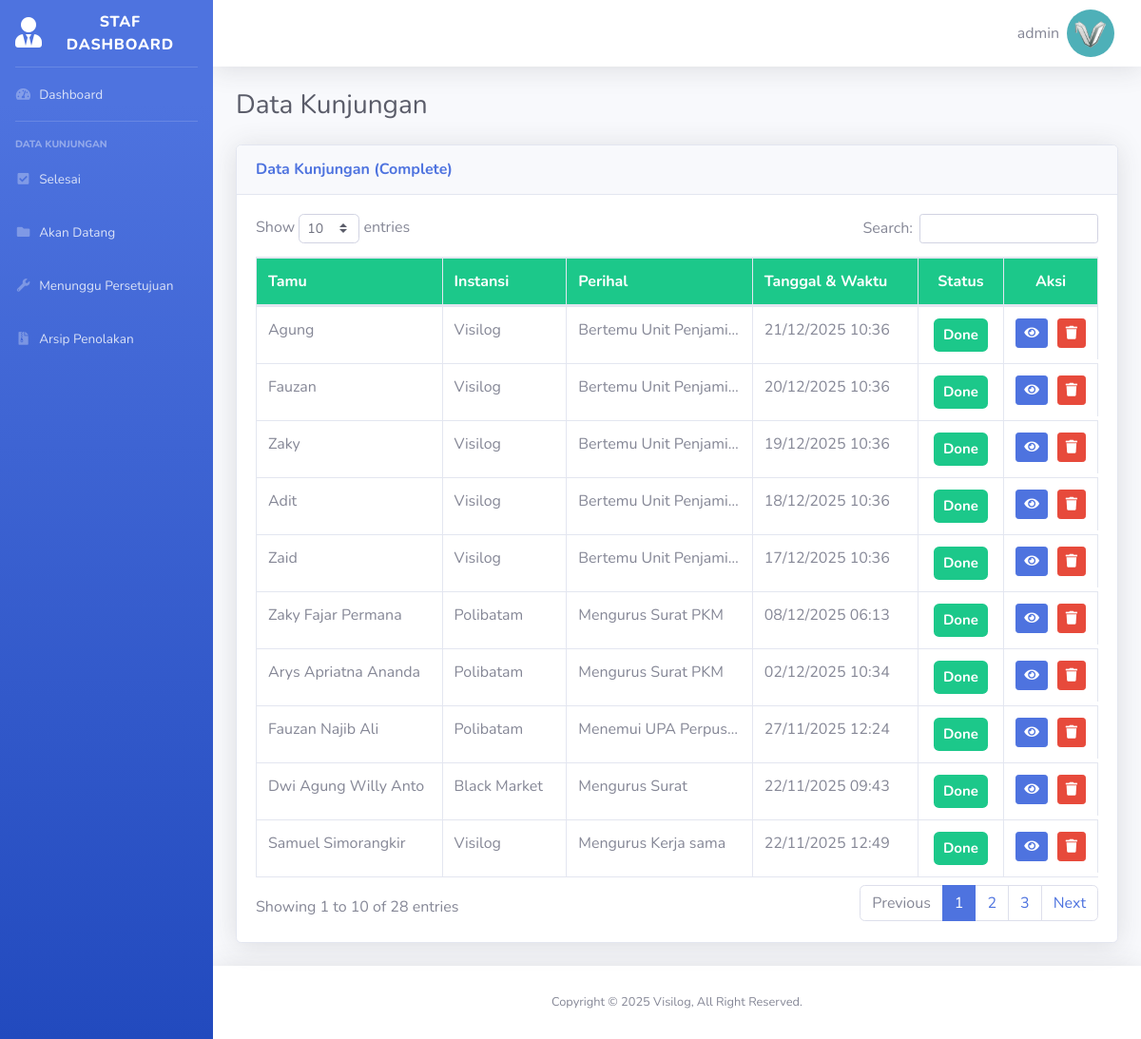
/kunjungan_selesai.php (signed in), run on an earlier commit of the app's database.
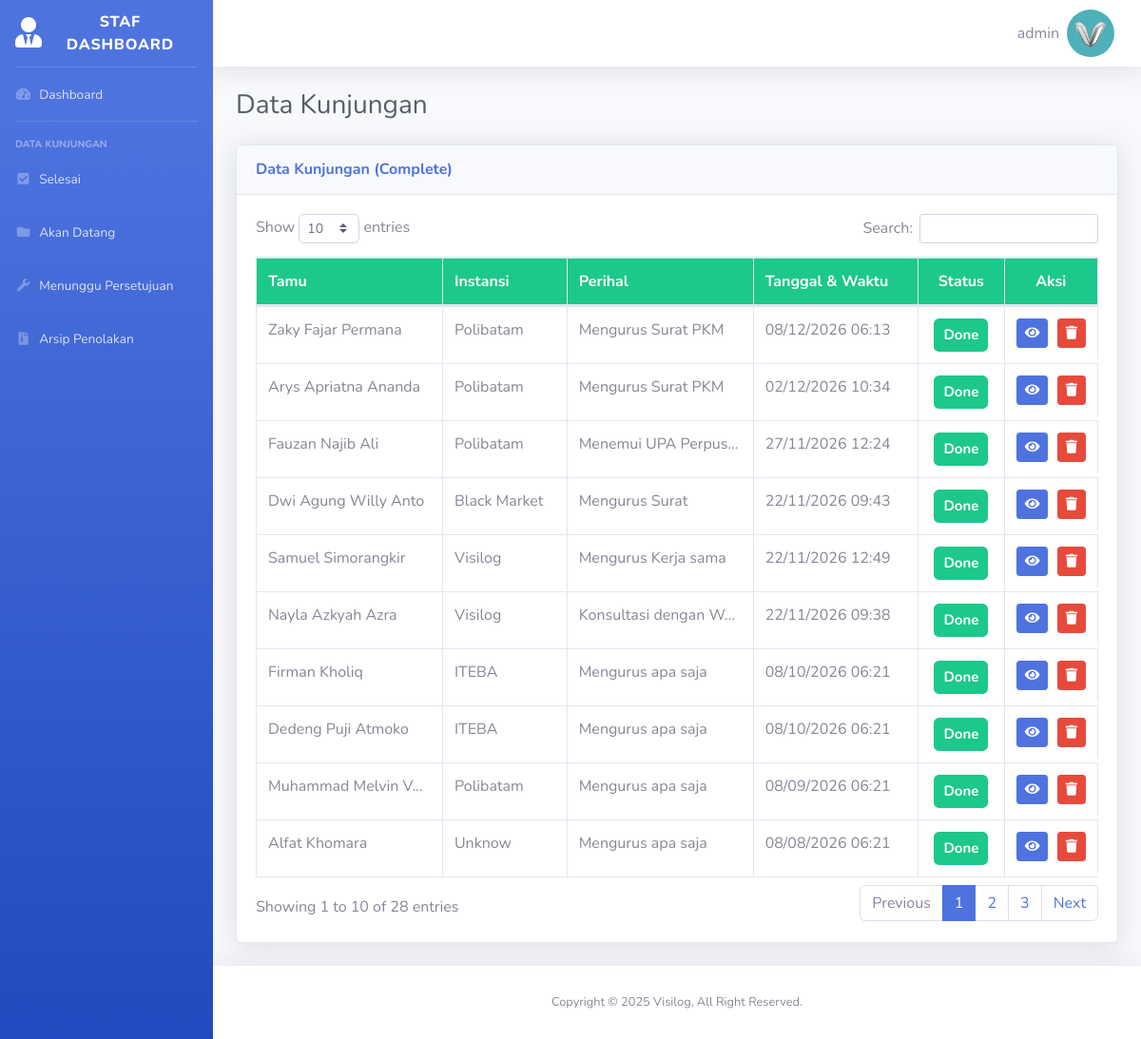
And on a later commit of the database.
### tables this page shows
CREATE TABLE `visit_data` (
  `id` int(11) NOT NULL,
  `guest_name` varchar(255) NOT NULL,
  `email` varchar(255) NOT NULL,
  `phone_number` varchar(255) NOT NULL,
  `company_name` varchar(255) NOT NULL,
  `visit_regards` enum('Urusan_surat','Urusan_keuangan','Urusan_umum','Urusan_sarana','Janji_temu_unit','Janji_temu_staf') NOT NULL,
  `visit_desc` varchar(255) NOT NULL,
  `id_unit` int(11) DEFAULT NULL,
  `id_staf` int(11) DEFAULT NULL,
  `visit_date` date NOT NULL,
  `time_in` time NOT NULL,
  `time_out` time NOT NULL,
  `status` enum('Pending','Done','Upcoming','Close','Now','Rejected') NOT NULL
);

### kunjungan_selesai.php (the view, shortened to what this page needs)
<?php include 'dashboard_template/header.php'; ?>
<body class="page-top">
    <div id="wrapper">
        <?php include 'dashboard_template/sidebar.php'; ?>
        <div id="content-wrapper" class="d-flex flex-column">
            <div id="content">
                <?php include 'dashboard_template/topbar.php'; ?>
                <div class="container-fluid">
                    <div class="d-sm-flex align-items-center justify-content-between mb-4">
                        <h1 class="h3 mb-0 text-gray-800">Data Kunjungan</h1>
                    </div>
                    <div class="card shadow mb-4">
                        <div class="card-header py-3">
                            <h6 class="m-0 font-weight-bold text-primary">Data Kunjungan (Complete)</h6>
                        </div>
                        <div class="card-body">
                            <div class="table-responsive">
                                <table class="table table-bordered" id="dataTable" width="100%" cellspacing="0">
                                    <thead class="thead bg-success text-white fw-bold">
                                        <tr>
                                            <th>Tamu</th>
                                            <th>Instansi</th>
                                            <th>Perihal </th>
                                            <th>Tanggal & Waktu</th>
                                            <th class="text-center">Status</th>
                                            <th class="text-center">Aksi</th>
                                        </tr>
                                    </thead>
                                    <tbody>
                                        <?php
                                        $sql = "SELECT * FROM visit_data WHERE `status` = 'Done' ORDER BY visit_date DESC";
                                        $query = mysqli_query($koneksi, $sql);
                                        foreach ($query as $data) {
                                        ?>
                                            <tr>
                                                <td><?= $data['guest_name']; ?></td>
                                                <td><?= $data['company_name']; ?></td>
                                                <td><?= $data['visit_desc']; ?></td>
                                                <td><?= date('d/m/Y', strtotime($data['visit_date'])); ?> <span><?= date('H:i', strtotime($data['time_in'])); ?></span></td>
                                                <td class="text-center">
                                                    <span class="badge badge-success" style="padding: 10px; font-size: 15px;">
                                                        <?= $data['status']; ?>
                                                    </span>
                                                </td>
                                                <td class="d-flex justify-content-between">
                                                    <a href="info.php?id=<?= $data['id'] ?>" class="btn btn-primary btn-sm" title="Info">
                                                        <i class=" fas fa-eye"></i>
                                                    </a>
                                                    <a href="proses_hapus.php?id=<?= $data['id'] ?>&redirect=kunjungan_selesai.php" class="btn btn-danger btn-sm" title="Hapus" onclick="return confirm('Apakah anda yakin ingin menghapus data ini?')">
                                                        <i class="fas fa-trash"></i>
                                                    </a>
                                                </td>
                                            </tr>
                                        <?php } ?>
                                    </tbody>
                                </table>
                            </div>
                        </div>
                    </div>
                </div>
            </div>
            <?php include 'dashboard_template/footer.php'; ?>
</body>

What changed in the data, as far as the page shows it:
no longer on this page (row edited): visit_data: guest_name "Agung", company_name "Visilog", visit_desc "Bertemu Unit Penjami…", visit_date "21/12/2025", time_in "10:36", status "Done"
no longer on this page (row edited): visit_data: guest_name "Fauzan", company_name "Visilog", visit_desc "Bertemu Unit Penjami…", visit_date "20/12/2025", time_in "10:36", status "Done"
no longer on this page (row edited): visit_data: guest_name "Zaky", company_name "Visilog", visit_desc "Bertemu Unit Penjami…", visit_date "19/12/2025", time_in "10:36", status "Done"
no longer on this page (row edited): visit_data: guest_name "Adit", company_name "Visilog", visit_desc "Bertemu Unit Penjami…", visit_date "18/12/2025", time_in "10:36", status "Done"
no longer on this page (row edited): visit_data: guest_name "Zaid", company_name "Visilog", visit_desc "Bertemu Unit Penjami…", visit_date "17/12/2025", time_in "10:36", status "Done"
changed visit_data "Zaky Fajar Permana": visit_date "08/12/2025" → "08/12/2026"
changed visit_data "Arys Apriatna Ananda": visit_date "02/12/2025" → "02/12/2026"
changed visit_data "Fauzan Najib Ali": visit_date "27/11/2025" → "27/11/2026"
changed visit_data "Dwi Agung Willy Anto": visit_date "22/11/2025" → "22/11/2026"
changed visit_data "Samuel Simorangkir": visit_date "22/11/2025" → "22/11/2026"
now on this page (row edited): visit_data: guest_name "Nayla Azkyah Azra", company_name "Visilog", visit_desc "Konsultasi dengan W…", visit_date "22/11/2026", time_in "09:38", status "Done"
now on this page (row edited): visit_data: guest_name "Firman Kholiq", company_name "ITEBA", visit_desc "Mengurus apa saja", visit_date "08/10/2026", time_in "06:21", status "Done"
now on this page (row edited): visit_data: guest_name "Dedeng Puji Atmoko", company_name "ITEBA", visit_desc "Mengurus apa saja", visit_date "08/10/2026", time_in "06:21", status "Done"
now on this page (row edited): visit_data: guest_name "Muhammad Melvin V…", company_name "Polibatam", visit_desc "Mengurus apa saja", visit_date "08/09/2026", time_in "06:21", status "Done"
now on this page (row edited): visit_data: guest_name "Alfat Khomara", company_name "Unknow", visit_desc "Mengurus apa saja", visit_date "08/08/2026", time_in "06:21", status "Done"
